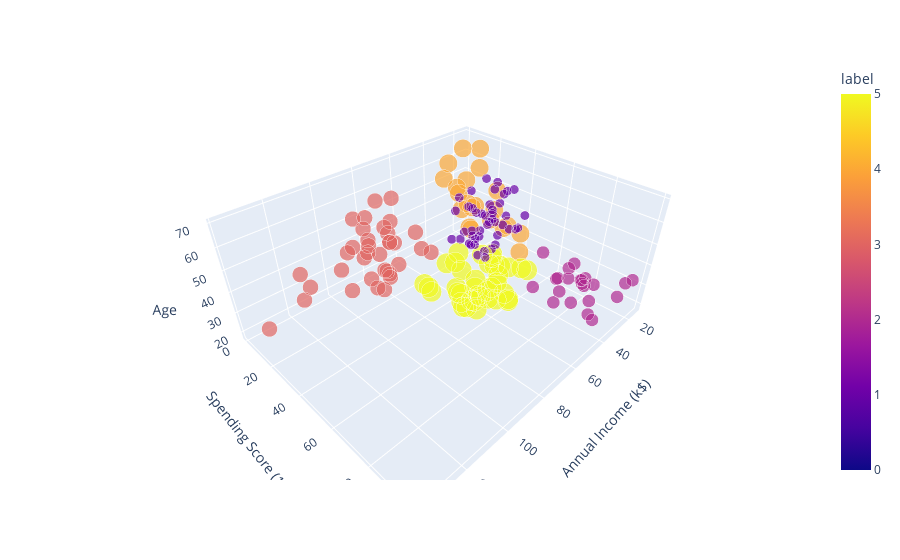

Here is the notebook cell this chart was saved with:
### Code cell
fig = px.scatter_3d(A, x="Annual Income (k$)", y="Spending Score (1-100)", z="Age",
                    color = 'label', size = 'label')
fig.show()

### Figure 1 — Plotly figure (JSON) as saved in the notebook; plotly's stock layout.template omitted (floating-point values rounded to 4 significant figures; data arrays with more than 128 entries replaced by an {"elided": "..."} marker saying what was removed)
{"data": [{"hovertemplate": "Annual Income (k$)=%{x}<br>Spending Score (1-100)=%{y}<br>Age=%{z}<br>label=%{marker.color}<extra></extra>", "legendgroup": "", "marker": {"color": {"elided": "200 int values"}, "coloraxis": "coloraxis", "size": {"elided": "200 int values"}, "sizemode": "area", "sizeref": 0.0125, "symbol": "circle"}, "mode": "markers", "name": "", "scene": "scene", "showlegend": false, "type": "scatter3d", "x": {"elided": "200 int values"}, "y": {"elided": "200 int values"}, "z": {"elided": "200 int values"}}], "layout": {"coloraxis": {"colorbar": {"title": {"text": "label"}}, "colorscale": [[0, "#0d0887"], [0.1111, "#46039f"], [0.2222, "#7201a8"], [0.3333, "#9c179e"], [0.4444, "#bd3786"], [0.5556, "#d8576b"], [0.6667, "#ed7953"], [0.7778, "#fb9f3a"], [0.8889, "#fdca26"], [1, "#f0f921"]]}, "legend": {"itemsizing": "constant", "tracegroupgap": 0}, "margin": {"t": 60}, "scene": {"domain": {"x": [0, 1], "y": [0, 1]}, "xaxis": {"title": {"text": "Annual Income (k$)"}}, "yaxis": {"title": {"text": "Spending Score (1-100)"}}, "zaxis": {"title": {"text": "Age"}}}}}
